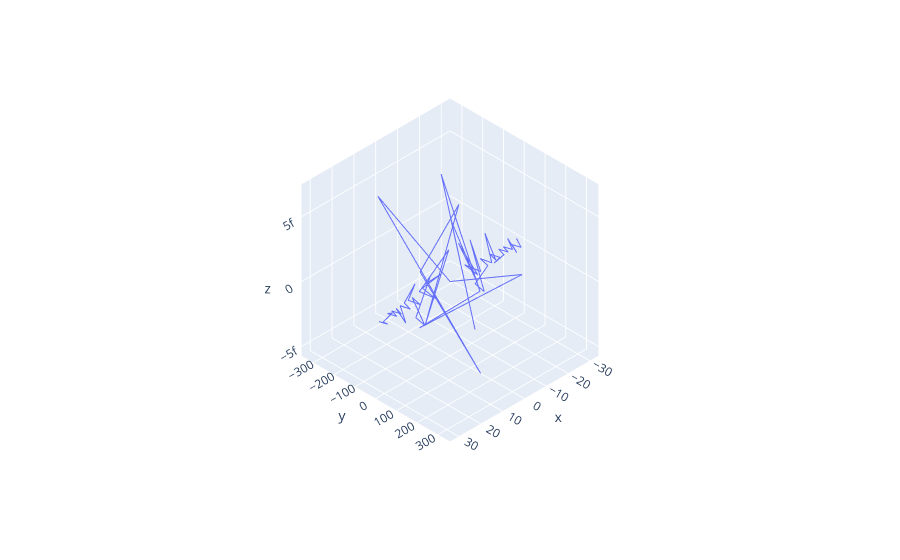

Notebook code cell kept with this figure:
### Code cell
ramp_signal_fourier = discrete_fourier_transform(ramp_signal(x), x)
graph = px.line_3d(
  x = ramp_signal_fourier[:, 0].real, 
  z = ramp_signal_fourier[:, 1].real, 
  y = ramp_signal_fourier[:, 1].imag)
graph.update_scenes(camera_projection_type = "orthographic")
graph.show()

### Figure 1 — Plotly figure (JSON) as saved in the notebook; plotly's stock layout.template omitted (floating-point values rounded to 4 significant figures)
{"data": [{"hovertemplate": "x=%{x}<br>y=%{y}<br>z=%{z}<extra></extra>", "legendgroup": "", "line": {"color": "#636efa", "dash": "solid"}, "marker": {"symbol": "circle"}, "mode": "lines", "name": "", "scene": "scene", "showlegend": false, "type": "scatter3d", "x": [32.0, 31.0, 30.0, 29.0, 28.0, 27.0, 26.0, 25.0, 24.0, 23.0, 22.0, 21.0, 20.0, 19.0, 18.0, 17.0, 16.0, 15.0, 14.0, 13.0, 12.0, 11.0, 10.0, 9.0, 8.0, 7.0, 6.0, 5.0, 4.0, 3.0, 2.0, 1.0, 0.0, -1.0, -2.0, -3.0, -4.0, -5.0, -6.0, -7.0, -8.0, -9.0, -10.0, -11.0, -12.0, -13.0, -14.0, -15.0, -16.0, -17.0, -18.0, -19.0, -20.0, -21.0, -22.0, -23.0, -24.0, -25.0, -26.0, -27.0, -28.0, -29.0, -30.0, -31.0, -32.0], "y": [16.25, -16.29, 16.37, -16.49, 16.64, -16.84, 17.09, -17.38, 17.72, -18.13, 18.59, -19.13, 19.75, -20.45, 21.26, -22.19, 23.26, -24.51, 25.95, -27.65, 29.65, -32.05, 34.97, -38.56, 43.09, -48.96, 56.83, -67.9, 84.58, -112.5, 168.4, -336.3, 0.0, 336.3, -168.4, 112.5, -84.58, 67.9, -56.83, 48.96, -43.09, 38.56, -34.97, 32.05, -29.65, 27.65, -25.95, 24.51, -23.26, 22.19, -21.26, 20.45, -19.75, 19.13, -18.59, 18.13, -17.72, 17.38, -17.09, 16.84, -16.64, 16.49, -16.37, 16.29, -16.25], "z": [5.551e-17, -2.22e-16, -2.22e-16, -4.441e-16, 4.441e-16, 0.0, 0.0, 0.0, 0.0, 0.0, -8.882e-16, 0.0, 0.0, 0.0, 1.776e-15, 0.0, 0.0, 0.0, -1.776e-15, -1.776e-15, 1.776e-15, 0.0, 0.0, 0.0, 1.776e-15, 0.0, 3.553e-15, -3.553e-15, 7.105e-15, 0.0, -5.329e-15, 3.553e-15, 0.0, 3.553e-15, -5.329e-15, 0.0, 7.105e-15, -3.553e-15, 3.553e-15, 0.0, 1.776e-15, 0.0, 0.0, 0.0, 1.776e-15, -1.776e-15, -1.776e-15, 0.0, 0.0, 0.0, 1.776e-15, 0.0, 0.0, 0.0, -8.882e-16, 0.0, 0.0, 0.0, 0.0, 0.0, 4.441e-16, -4.441e-16, -2.22e-16, -2.22e-16, 5.551e-17]}], "layout": {"legend": {"tracegroupgap": 0}, "margin": {"t": 60}, "scene": {"camera": {"projection": {"type": "orthographic"}}, "domain": {"x": [0, 1], "y": [0, 1]}, "xaxis": {"title": {"text": "x"}}, "yaxis": {"title": {"text": "y"}}, "zaxis": {"title": {"text": "z"}}}}}
